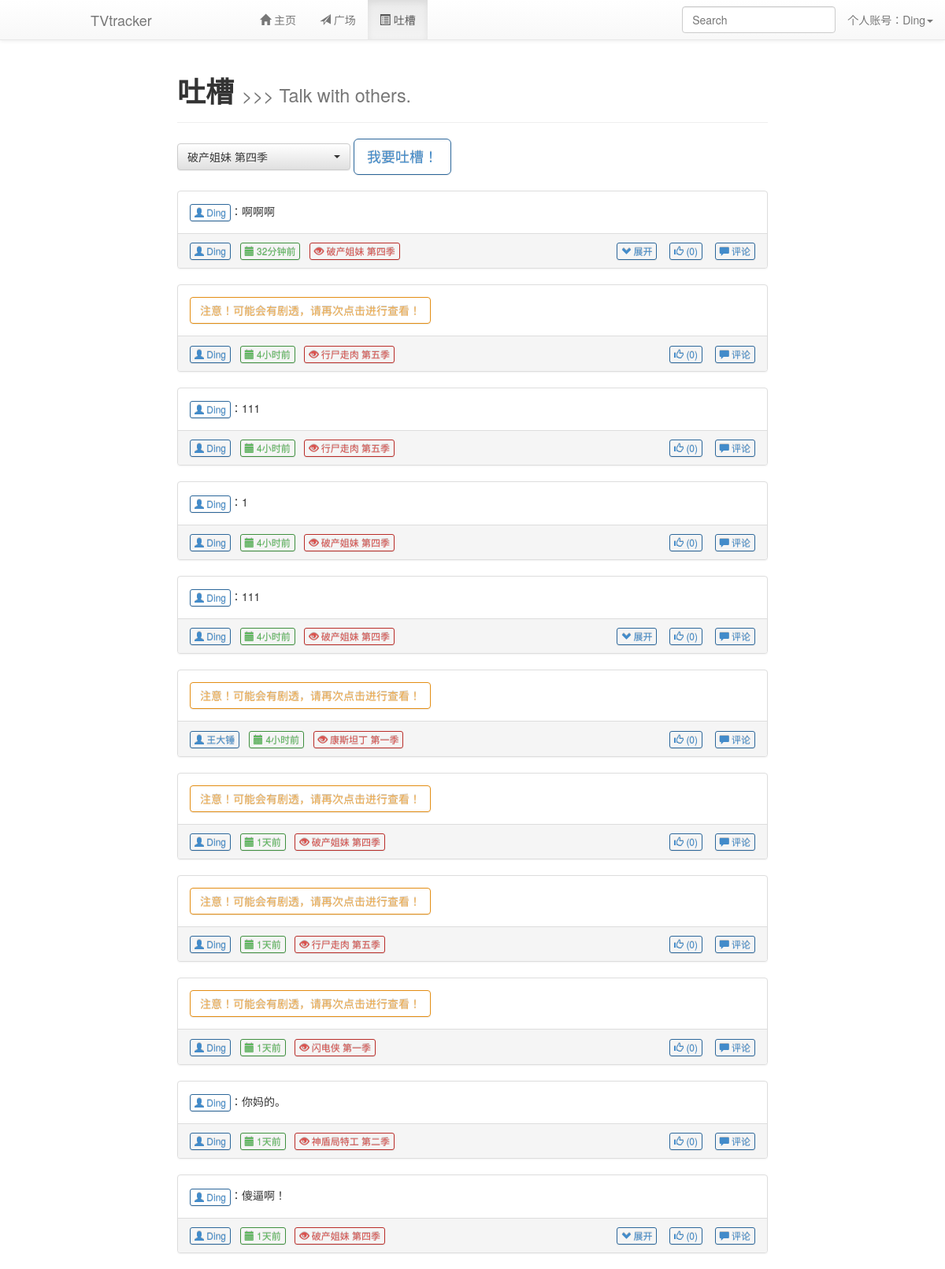
The app's page /talk (signed in) with its own data.
### tables this page shows
CREATE TABLE tracking (
    id integer primary key autoincrement,
    tvname text not null,
    userid integer not null,
    epnum integer not null default 0,
    end integer not null default 0
);

CREATE TABLE [discuss] ([id] integer PRIMARY KEY AUTOINCREMENT, [name1] text NOT NULL, [name2] text, [time] integer NOT NULL, [warning] integer NOT NULL DEFAULT(0), [level] integer NOT NULL DEFAULT '0', [content] text NOT NULL, [replyid] INTEGER, [tvname] TEXT NOT NULL);

### application.py (the view)
@app.route('/talk')
def talkPage():
    if session.get('logged_in'):
        user = query_db('select * from user where username = ?', [session['username']], one=True)
        tracking = query_db('select tvname, epnum from tracking where userid = ?', [user['id']])
        if tracking:
            sql = 'select * from discuss where name2 is null and tvname = ?' + ' or tvname = ?' * (len(tracking)-1)
            talk = query_db(sql+' limit 30', [i['tvname'] for i in tracking])
            talk.reverse()
            re = []
            for i in talk:
                i['time'] = delta_T(i['time'])
                replys = query_db('select * from discuss where replyid = ?', [i['id']])
                if replys:
                    for reply in replys:
                        reply['time'] = delta_T(reply['time'])
                    re.append(replys)
                else:
                    re.append(0)
            return render_template('talkPage.html', user = user, tracking = tracking, talk = zip(talk, re))
        else:
            return render_template('talkPage.html', user = user, tracking = False)
    else:
        return redirect(url_for('welcome'))

### application.py (called while the page is built)
def connect_db():
    return sqlite3.connect(app.config['DATABASE'])

@app.before_request
def before_request():
    g.db = connect_db()

@app.teardown_request
def teardown_request(exception):
    g.db.close()

def query_db(query, args=(), one=False):
    cur = g.db.execute(query, args)
    rv = [dict((cur.description[idx][0], value)
               for idx, value in enumerate(row)) for row in cur.fetchall()]
    return (rv[0] if rv else None) if one else rv

def delta_T(t):
    d1 = time.gmtime()
    d2 = time.gmtime(t)
    s = ''
    if d1.tm_year - d2.tm_year == 0:
        if d1.tm_mon - d2.tm_mon == 0:
            if d1.tm_mday - d2.tm_mday == 0:
                if d1.tm_hour - d2.tm_hour == 0:
                    if d1.tm_min - d2.tm_min == 0:
                        s = str(d1.tm_sec-d2.tm_sec)+u'秒前'
                    else:
                        s = str(d1.tm_min-d2.tm_min)+u'分钟前'
                else:
                    s = str(d1.tm_hour-d2.tm_hour)+u'小时前'
            else:
                s = str(d1.tm_mday-d2.tm_mday)+u'天前'
        else:
            s = str(d1.tm_mon-d2.tm_mon)+u'月前'
    else:
        s = str(d1.tm_year-d2.tm_year)+u'年前'
    return s

### templates/talkPage.html (shortened to what this page needs)
{% extends "dashboard.html" %}
{% block body %}
    <div class="page-header">
        <h1><b>吐槽</b> <small>>>> Talk with others.</small></h1>
    </div>
    <link rel="stylesheet" type="text/css" href="{{ url_for('static', filename='bootstrap-select.min.css') }}">
    {% if tracking %}
    <form method="POST" action="{{ url_for('postTalk') }}">
        <select name="tv" class="selectpicker">
            {% for i in tracking %}
                <option>{{ i.tvname }}</option>
            {% endfor %}
        </select>
        <button type="button" class="btn btn-primary btn-outline btn-lg" data-toggle="modal" data-target="#talkModal" onclick="$('#talkText').focus();$('#talkText').select();">
            我要吐槽！
        </button>
    </form>
    {% else %}
        <p>你没有任何追剧记录，没啥可吐槽的呦！</p>
    {% endif %}
    <br />
    {% for i, j in talk %}
        {% if j == 0 %}
        <div class="panel panel-default">
        {% else %}
        <div class="panel panel-default">
        {% endif %}
            <div class="panel-body">
                {% if i.warning %}
                    <a class="btn btn-warning btn-outline" onclick="$(this).hide();$('.{{ i.id }}con').fadeIn();">注意！可能会有剧透，请再次点击进行查看！</a>
                    {% else %}
                    <div><a class="btn btn-xs btn-primary btn-outline" href='{{ url_for('viewUser') }}?user={{ i.name1 }}'><span class="glyphicon glyphicon-user"></span> {{ i.name1 }}</a>：{{ i.content }}</div>
                {% endif %}
            </div>
            <div class="panel-footer">
                <a class="btn btn-xs btn-primary btn-outline" href='{{ url_for('viewUser') }}?user={{ i.name1 }}'><span class="glyphicon glyphicon-user"></span> {{ i.name1 }}</a>&nbsp;&nbsp;
                <span class="btn btn-xs btn-success btn-outline"><span class="glyphicon glyphicon-calendar"></span> {{ i.time }}</span>&nbsp;&nbsp;
                <span class="btn btn-xs btn-danger btn-outline"><span class="glyphicon glyphicon-eye-open"></span> {{ i.tvname }}</span>
                <div class="pull-right">
                    {% if j != 0 %}
                        <span class="btn btn-xs btn-primary btn-outline {{ i.id }}showBtn" onclick="$('.{{ i.id }}replySquare').fadeToggle();$('.{{ i.id }}hideBtn').show();$('.{{ i.id }}showBtn').hide();"><span class="glyphicon glyphicon-chevron-down"></span> 展开</span><span class="{{ i.id }}showBtn"> &nbsp;&nbsp;</span>
                    {% endif %}
                    <a class="btn btn-xs btn-primary btn-outline"><span class="glyphicon glyphicon-thumbs-up"></span> (0)</a> &nbsp;&nbsp;
                    <button class="btn btn-xs btn-primary btn-outline" data-toggle="modal" data-target="#replyModal" onclick="$('#replyName').val('{{ i.name1 }}');$('#tvName').val('{{ i.tvname }}');$('#replyId').val('{{ i.id }}');$('#replyText').focus();"><span class="glyphicon glyphicon-comment"></span> 评论</button>
                </div>
            </div>
        </div>
        <br />
    {% endfor %}
{% endblock %}

### templates/talkPage.html (style rules this page uses)
.btn-outline { background-color: transparent; background-image: none; color: inherit; transition: all .5s; }
.btn-primary.btn-outline { color: #428bca; }
.btn-success.btn-outline { color: #5cb85c; }
.btn-warning.btn-outline { color: #f0ad4e; }
.btn-danger.btn-outline { color: #d9534f; }
.panel { margin-bottom: 0; }

### records on screen
tracking: tvname "破产姐妹 第四季"
discuss: warning 0 (drawn), name1 "Ding", content "啊啊啊", name1 "Ding", tvname "破产姐妹 第四季"
discuss: name1 "Ding", tvname "行尸走肉 第五季"
discuss: warning 0 (drawn), name1 "Ding", content "111", name1 "Ding", tvname "行尸走肉 第五季"
discuss: warning 0 (drawn), name1 "Ding", content "1", name1 "Ding", tvname "破产姐妹 第四季"
discuss: warning 0 (drawn), name1 "Ding", content "111", name1 "Ding", tvname "破产姐妹 第四季"
discuss: name1 "王大锤", tvname "康斯坦丁 第一季"
discuss: name1 "Ding", tvname "破产姐妹 第四季"
discuss: name1 "Ding", tvname "行尸走肉 第五季"
discuss: name1 "Ding", tvname "闪电侠 第一季"
discuss: warning 0 (drawn), name1 "Ding", content "你妈的。", name1 "Ding", tvname "神盾局特工 第二季"
discuss: warning 0 (drawn), name1 "Ding", content "傻逼啊！", name1 "Ding", tvname "破产姐妹 第四季"

### other values on screen
{{ session['username'] }} "Ding"
{{ i.time }} "32分钟前" "4小时前" "4小时前" "4小时前" "4小时前" "4小时前" "1天前" "1天前" "1天前" "1天前" "1天前"
